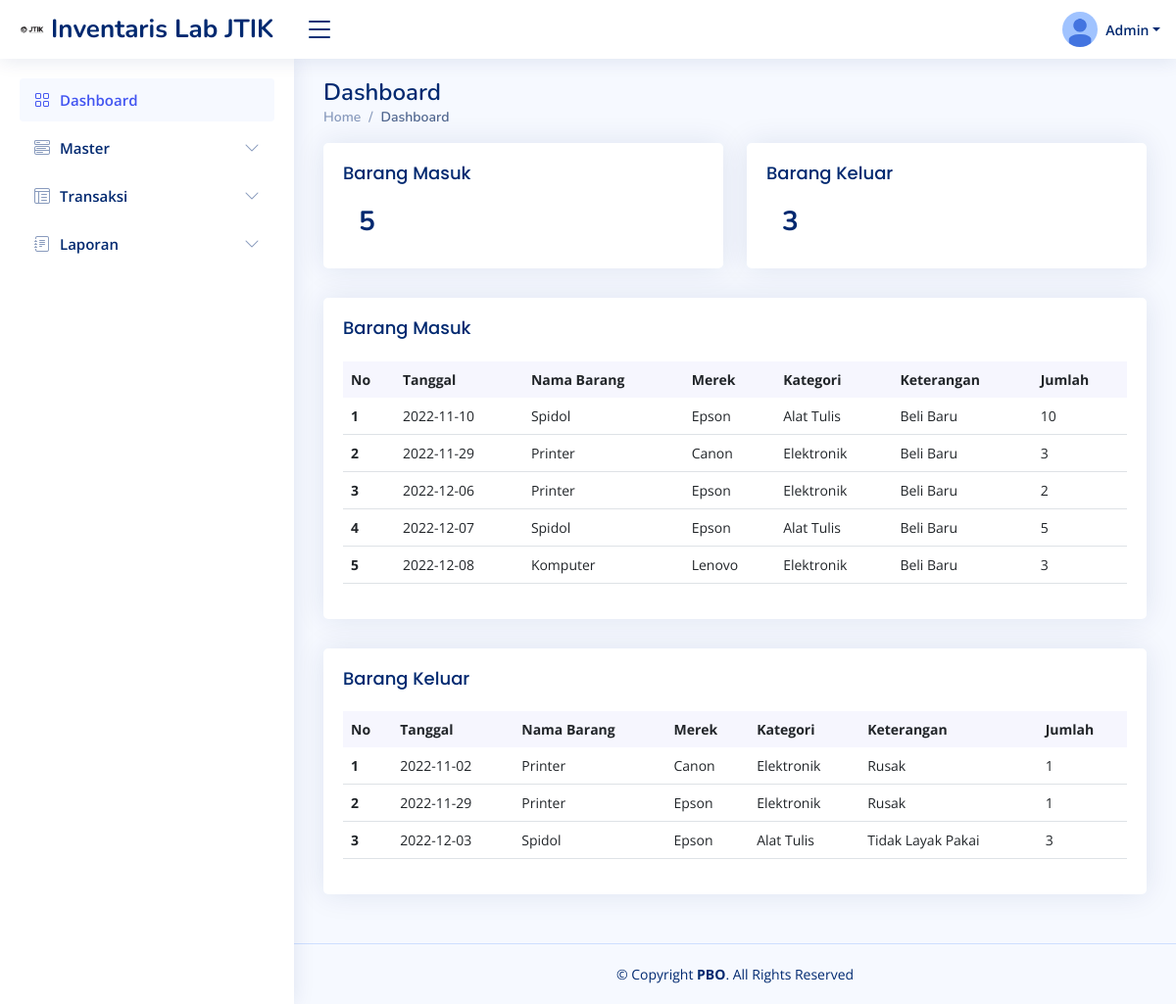
/index.php (signed in), run on the app's committed database.
### tables this page shows
CREATE TABLE `barang_masuk` (
  `id_barangmasuk` int(11) NOT NULL,
  `id_barang` int(11) NOT NULL,
  `jumlah` int(11) NOT NULL,
  `keterangan` varchar(255) NOT NULL,
  `tanggal` date NOT NULL
);

CREATE TABLE `barang` (
  `id_barang` int(11) NOT NULL,
  `id_merek` int(11) NOT NULL,
  `id_kategori` int(11) NOT NULL,
  `nama_barang` varchar(128) NOT NULL,
  `keterangan` varchar(255) NOT NULL,
  `stok` int(11) NOT NULL
);

CREATE TABLE `merek` (
  `id_merek` int(11) NOT NULL,
  `nama_merek` varchar(128) NOT NULL,
  `keterangan` varchar(255) NOT NULL
);

CREATE TABLE `kategori` (
  `id_kategori` int(11) NOT NULL,
  `nama_kategori` varchar(128) NOT NULL,
  `keterangan` varchar(255) NOT NULL
);

CREATE TABLE `barang_keluar` (
  `id_barangkeluar` int(11) NOT NULL,
  `id_barang` int(11) NOT NULL,
  `jumlah` int(11) NOT NULL,
  `keterangan` varchar(255) NOT NULL,
  `tanggal` date NOT NULL
);

### function.php (called while the page is built, shortened)
<?php
$conn = mysqli_connect('localhost', 'root', '', 'inventarislab');
function select($query) {
    global $conn;
    $result = mysqli_query($conn, $query);
    $rows = [];
    while($row = mysqli_fetch_assoc($result)) {
        $rows[] = $row;
    }
    return $rows;
}
?>

### index.php (the view, shortened to what this page needs)
<?php
  require 'function.php';
  $masuk = select("SELECT a.id_barangMasuk, a.id_barang, b.nama_barang,
                    c.nama_merek, d.nama_kategori, a.keterangan, a.tanggal, a.jumlah
                    FROM barang_masuk a
                    JOIN barang b ON a.id_barang = b.id_barang
                    JOIN merek c ON b.id_merek = c.id_merek
                    JOIN kategori d ON b.id_kategori = d.id_kategori");
  $keluar = select("SELECT a.id_barangKeluar, a.id_barang, b.nama_barang,
                    c.nama_merek, d.nama_kategori, a.keterangan, a.tanggal, a.jumlah
                    FROM barang_keluar a
                    JOIN barang b ON a.id_barang = b.id_barang
                    JOIN merek c ON b.id_merek = c.id_merek
                    JOIN kategori d ON b.id_kategori = d.id_kategori");
?>
<!DOCTYPE html>
<html lang="en">
<head>
  <link href="assets/vendor/bootstrap/css/bootstrap.min.css" rel="stylesheet">
  <link href="assets/vendor/bootstrap-icons/bootstrap-icons.css" rel="stylesheet">
  <link href="assets/vendor/boxicons/css/boxicons.min.css" rel="stylesheet">
  <link href="assets/vendor/quill/quill.snow.css" rel="stylesheet">
  <link href="assets/vendor/quill/quill.bubble.css" rel="stylesheet">
  <link href="assets/vendor/remixicon/remixicon.css" rel="stylesheet">
  <link href="assets/vendor/simple-datatables/style.css" rel="stylesheet">
  <link href="assets/css/style.css" rel="stylesheet">
</head>
<body>
  <header id="header" class="header fixed-top d-flex align-items-center">
    <div class="d-flex align-items-center justify-content-between">
      <a href="index.php" class="logo d-flex align-items-center">
        <img src="assets/img/logoJTIK.png" alt="">
        <span class="d-none d-lg-block">Inventaris Lab JTIK</span>
      </a>
      <i class="bi bi-list toggle-sidebar-btn"></i>
    </div>
    <nav class="header-nav ms-auto">
      <ul class="d-flex align-items-center">
        <li class="nav-item dropdown pe-3">
          <a class="nav-link nav-profile d-flex align-items-center pe-0" href="#" data-bs-toggle="dropdown">
            <img src="assets/img/photo.png" alt="Profile" class="rounded-circle">
            <span class="d-none d-md-block dropdown-toggle ps-2"><?= $_SESSION['nama'];?></span>
          </a>
        </li>
      </ul>
    </nav>
  </header>
  <aside id="sidebar" class="sidebar">
    <ul class="sidebar-nav" id="sidebar-nav">
      <li class="nav-item">
        <a class="nav-link " href="index.php">
          <i class="bi bi-grid"></i>
          <span>Dashboard</span>
        </a>
      </li>
      <?php
        if($_SESSION['role'] == 'admin'){
      ?>
      <li class="nav-item">
        <a class="nav-link collapsed" data-bs-target="#tables-nav" data-bs-toggle="collapse" href="#">
          <i class="bi bi-menu-button-wide"></i><span>Master</span><i class="bi bi-chevron-down ms-auto"></i>
        </a>
      </li>
      <li class="nav-item">
        <a class="nav-link collapsed" data-bs-target="#tabless-nav" data-bs-toggle="collapse" href="#">
          <i class="bi bi-layout-text-window-reverse"></i><span>Transaksi</span><i class="bi bi-chevron-down ms-auto"></i>
        </a>
      </li>
      <li class="nav-item">
        <a class="nav-link collapsed" data-bs-target="#forms-nav" data-bs-toggle="collapse" href="#">
          <i class="bi bi-journal-text"></i><span>Laporan</span><i class="bi bi-chevron-down ms-auto"></i>
        </a>
      </li>
      <?php } ?>
    </ul>
  </aside>
  <main id="main" class="main">
    <div class="pagetitle">
      <h1>Dashboard</h1>
      <nav>
        <ol class="breadcrumb">
          <li class="breadcrumb-item"><a href="index.php">Home</a></li>
          <li class="breadcrumb-item active">Dashboard</li>
        </ol>
      </nav>
    </div>
    <section class="section dashboard">
      <div class="row">
        <div class="col-lg-12">
          <div class="row">
            <div class="col-xxl-6 col-md-6">
              <div class="card info-card sales-card">
                <div class="card-body">
                  <h5 class="card-title">Barang Masuk</h5>
                  <div class="d-flex align-items-center">
                    <div class="ps-3">
                      <h6><?= count($masuk); ?></h6>
                    </div>
                  </div>
                </div>
              </div>
            </div>
            <div class="col-xxl-6 col-md-6">
              <div class="card info-card revenue-card">
                <div class="card-body">
                  <h5 class="card-title">Barang Keluar</h5>
                  <div class="d-flex align-items-center">
                    <div class="ps-3">
                      <h6><?= count($keluar); ?></h6>
                    </div>
                  </div>
                </div>
              </div>
            </div>
            <div class="col-12">
              <div class="card recent-sales overflow-auto">
                <div class="card-body">
                  <h5 class="card-title">Barang Masuk</span></h5>
                  <table class="table">
                    <thead>
                      <tr>
                        <th scope="col">No</th>
                        <th scope="col">Tanggal</th>
                        <th scope="col">Nama Barang</th>
                        <th scope="col">Merek</th>
                        <th scope="col">Kategori</th>
                        <th scope="col">Keterangan</th>
                        <th scope="col">Jumlah</th>
                      </tr>
                    </thead>
                    <?php
                      $i = 1;
                      foreach($masuk as $row){
                    ?>
                    <tbody>
                      <tr>
                        <th scope="row"><?= $i; ?></th>
                        <td><?= $row['tanggal']; ?></td>
                        <td><?= $row['nama_barang']; ?></td>
                        <td><?= $row['nama_merek']; ?></td>
                        <td><?= $row['nama_kategori']; ?></td>
                        <td><?= $row['keterangan']; ?></td>
                        <td><?= $row['jumlah']; ?></td>
                      </tr>
                    </tbody>
                    <?php
                        $i++;
                      }
                    ?>
                  </table>
                </div>
              </div>
            </div>
            <div class="col-12">
                <div class="card recent-sales overflow-auto">
                  <div class="card-body">
                    <h5 class="card-title">Barang Keluar</h5>
                    <table class="table">
                      <thead>
                          <tr>
                              <th scope="col">No</th>
                              <th scope="col">Tanggal</th>
                              <th scope="col">Nama Barang</th>
                              <th scope="col">Merek</th>
                              <th scope="col">Kategori</th>
                              <th scope="col">Keterangan</th>
                              <th scope="col">Jumlah</th>
                          </tr>
                      </thead>
                      <?php
                        $i = 1;
                        foreach($keluar as $row){
                      ?>
                      <tbody>
                        <tr>
                          <th scope="row"><?= $i; ?></th>
                          <td><?= $row['tanggal']; ?></td>
                          <td><?= $row['nama_barang']; ?></td>
                          <td><?= $row['nama_merek']; ?></td>
                          <td><?= $row['nama_kategori']; ?></td>
                          <td><?= $row['keterangan']; ?></td>
                          <td><?= $row['jumlah']; ?></td>
                        </tr>
                      </tbody>
                      <?php
                          $i++;
                        }
                      ?>
                    </table>
                  </div>
                </div>
              </div>
          </div>
        </div>
      </div>
    </section>
  </main>
  <footer id="footer" class="footer">
    <div class="copyright">
      &copy; Copyright <strong><span>PBO</span></strong>. All Rights Reserved
    </div>
  </footer>
</body>
</html>

### assets/css/style.css (style rules this page uses)
:root { scroll-behavior: smooth; }
body { font-family: "Open Sans", sans-serif; background: #f6f9ff; color: #444444; }
a { color: #4154f1; text-decoration: none; }
h1, h2, h3, h4, h5, h6 { font-family: "Nunito", sans-serif; }
#main { margin-top: 60px; padding: 20px 30px; transition: all 0.3s; }
.pagetitle { margin-bottom: 10px; }
.pagetitle h1 { font-size: 24px; margin-bottom: 0; font-weight: 600; color: #012970; }
.card { margin-bottom: 30px; border: none; border-radius: 5px; box-shadow: 0px 0 30px rgba(1, 41, 112, 0.1); }
.card-title { padding: 20px 0 15px 0; font-size: 18px; font-weight: 500; color: #012970; font-family: "Poppins", sans-serif; }
.card-body { padding: 0 20px 20px 20px; }
.breadcrumb { font-size: 14px; font-family: "Nunito", sans-serif; color: #899bbd; font-weight: 600; }
.breadcrumb a { color: #899bbd; transition: 0.3s; }
.breadcrumb .breadcrumb-item::before { color: #899bbd; }
.breadcrumb .active { color: #51678f; font-weight: 600; }
.logo { line-height: 1; }
@media (min-width: 1200px) { .logo { width: 280px; } }
.logo img { max-height: 26px; margin-right: 6px; }
.logo span { font-size: 26px; font-weight: 700; color: #012970; font-family: "Nunito", sans-serif; }
.header { transition: all 0.5s; z-index: 997; height: 60px; box-shadow: 0px 2px 20px rgba(1, 41, 112, 0.1); background-color: #fff; padding-left: 20px; }
.header .toggle-sidebar-btn { font-size: 32px; padding-left: 10px; cursor: pointer; color: #012970; }
.header-nav ul { list-style: none; }
.header-nav>ul { margin: 0; padding: 0; }
.header-nav .nav-profile { color: #012970; }
.header-nav .nav-profile img { max-height: 36px; }
.header-nav .nav-profile span { font-size: 14px; font-weight: 600; }
.sidebar { position: fixed; top: 60px; left: 0; bottom: 0; width: 300px; z-index: 996; transition: all 0.3s; padding: 20px; overflow-y: auto; scrollbar-width: thin; scrollbar-color: #aab7cf transparent; box-shadow: 0px 0px 20px rgba(1, 41, 112, 0.1); background-color: #fff; }
@media (min-width: 1200px) { #main, #footer { margin-left: 300px; } }
.sidebar-nav { padding: 0; margin: 0; list-style: none; }
.sidebar-nav li { padding: 0; margin: 0; list-style: none; }
.sidebar-nav .nav-item { margin-bottom: 5px; }
.sidebar-nav .nav-link { display: flex; align-items: center; font-size: 15px; font-weight: 600; color: #4154f1; transition: 0.3; background: #f6f9ff; padding: 10px 15px; border-radius: 4px; }
.sidebar-nav .nav-link i { font-size: 16px; margin-right: 10px; color: #4154f1; }
.sidebar-nav .nav-link.collapsed { color: #012970; background: #fff; }
.sidebar-nav .nav-link.collapsed i { color: #899bbd; }
.sidebar-nav .nav-link .bi-chevron-down { margin-right: 0; transition: transform 0.2s ease-in-out; }
.dashboard .info-card { padding-bottom: 10px; }
.dashboard .info-card h6 { font-size: 28px; color: #012970; font-weight: 700; margin: 0; padding: 0; }
.dashboard .recent-sales { font-size: 14px; }
.dashboard .recent-sales .table thead { background: #f6f6fe; }
.dashboard .recent-sales .table thead th { border: 0; }
.footer { padding: 20px 0; font-size: 14px; transition: all 0.3s; border-top: 1px solid #cddfff; }
.footer .copyright { text-align: center; color: #012970; }

### data on the page
barang_masuk: tanggal "2022-11-10", id_barang.nama_barang "Spidol", merek.nama_merek "Epson", kategori.nama_kategori "Alat Tulis", keterangan "Beli Baru", jumlah "10"
barang_masuk: tanggal "2022-11-29", id_barang.nama_barang "Printer", merek.nama_merek "Canon", kategori.nama_kategori "Elektronik", keterangan "Beli Baru", jumlah "3"
barang_masuk: tanggal "2022-12-06", id_barang.nama_barang "Printer", merek.nama_merek "Epson", kategori.nama_kategori "Elektronik", keterangan "Beli Baru", jumlah "2"
barang_masuk: tanggal "2022-12-07", id_barang.nama_barang "Spidol", merek.nama_merek "Epson", kategori.nama_kategori "Alat Tulis", keterangan "Beli Baru", jumlah "5"
barang_masuk: tanggal "2022-12-08", id_barang.nama_barang "Komputer", merek.nama_merek "Lenovo", kategori.nama_kategori "Elektronik", keterangan "Beli Baru", jumlah "3"
barang_keluar: tanggal "2022-11-02", id_barang.nama_barang "Printer", merek.nama_merek "Canon", kategori.nama_kategori "Elektronik", keterangan "Rusak", jumlah "1"
barang_keluar: tanggal "2022-11-29", id_barang.nama_barang "Printer", merek.nama_merek "Epson", kategori.nama_kategori "Elektronik", keterangan "Rusak", jumlah "1"
barang_keluar: tanggal "2022-12-03", id_barang.nama_barang "Spidol", merek.nama_merek "Epson", kategori.nama_kategori "Alat Tulis", keterangan "Tidak Layak Pakai", jumlah "3"

### other printed values
$_SESSION['nama'] "Admin"
count($masuk) "5"
count($keluar) "3"
